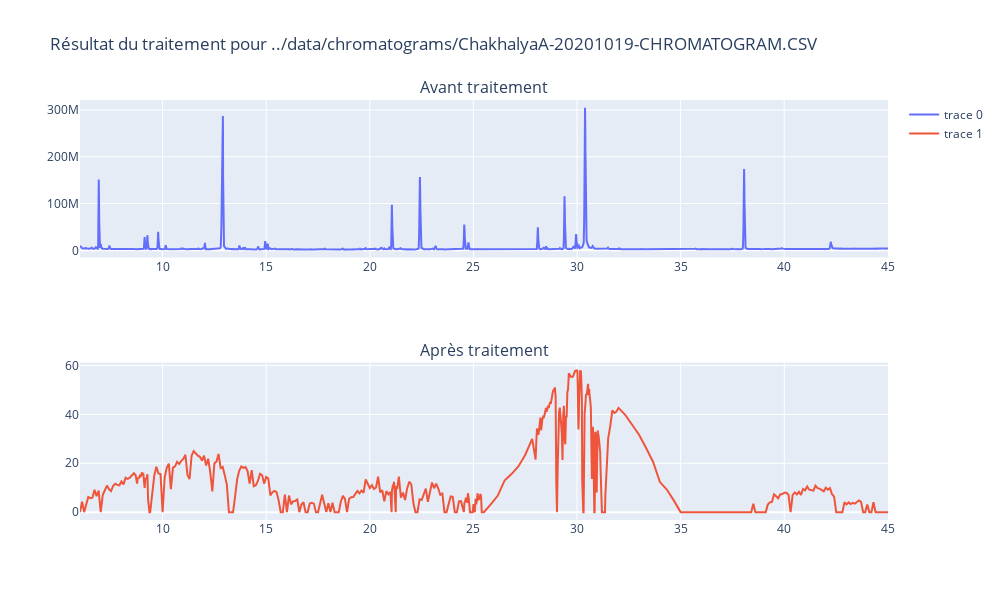
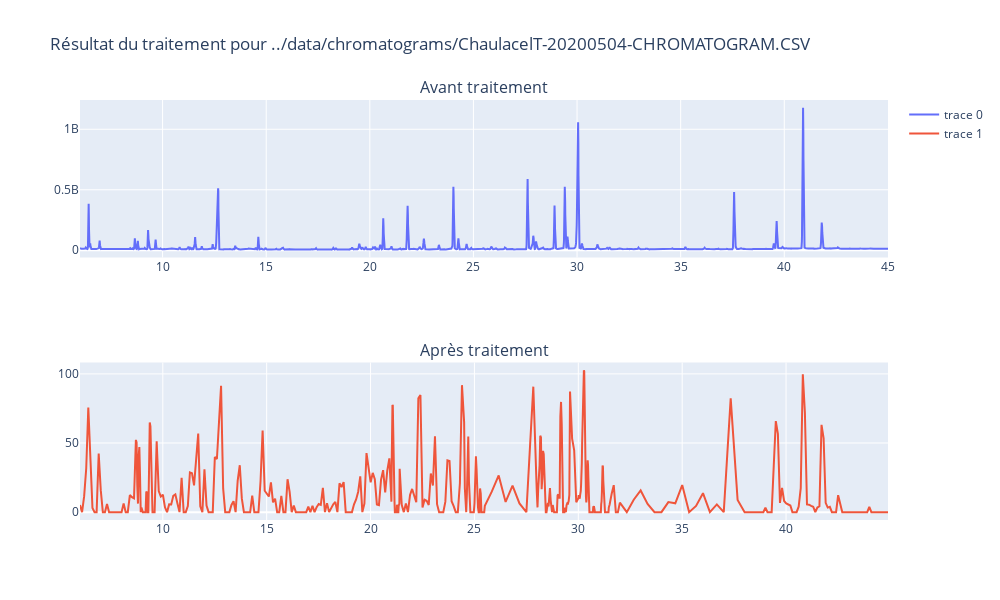
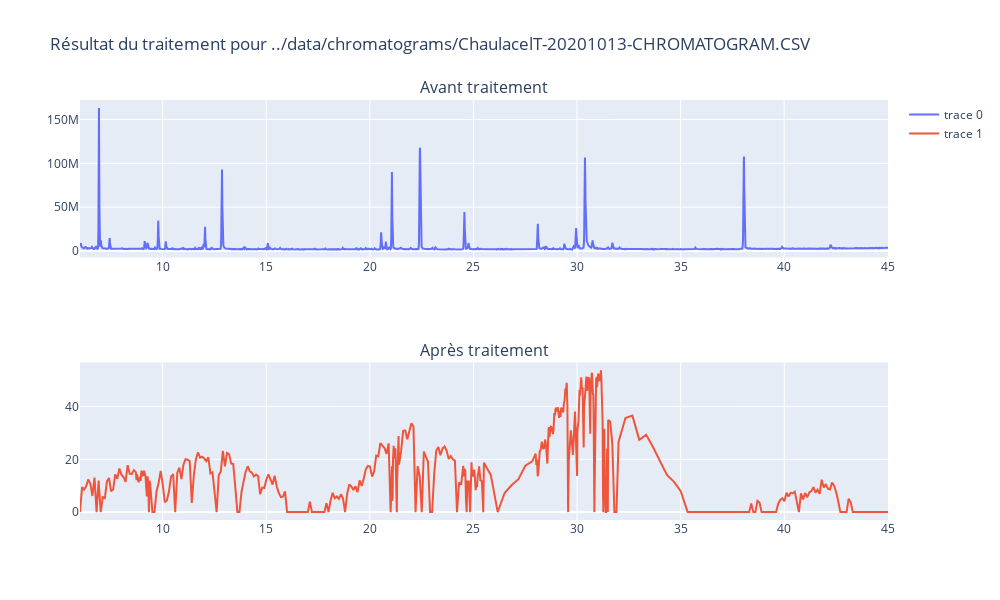
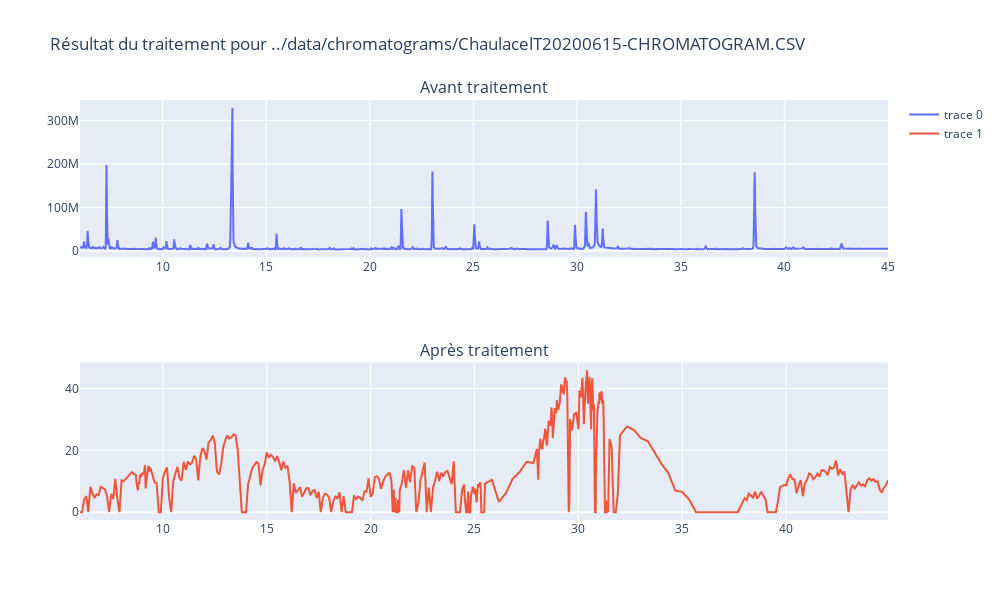

The notebook cell these images were saved under, in order:
### Markdown cell above
Comparaison de données brutes avec les données traitées sur `nb_plot` exemples :

### Code cell
files = [f for f in listdir(PATH) if f.endswith(".csv") or f.endswith(".CSV")]
print('Nombre de fichier détectés : ', len(files))

# attention AlemA en double (1seul sur l'ordi donc on met en double les pics)

#value = tools.compareCurves()
i=0
for file in files[90:90+nb_plot]:
    file_path = join(PATH, file) # on récupère le chemin relatif du fichier

    df = tools.readCSV(file_path)  # données brutes
    # réduction de l'intervalle
    df = df.drop(df[df.index > tools.INTERVAL[1]].index)
    df = df.drop(df[df.index < tools.INTERVAL[0]].index)

    if (i < len(tools.SPIKES_LIST)):
        df = tools.alignSpikes(df, [23.083, 24.292, 38.614])#tools.SPIKES_LIST[i])
        newdf = tools.readAndAdaptDataFromCSV(PATH, file, tools.SPIKES_LIST[i]).df # données traitées
    else :
        df = tools.alignSpikes(df, [23.083, 24.292, 38.614])#tools.SPIKES)
        newdf = tools.readAndAdaptDataFromCSV(PATH, file).df
        
    print(len(newdf))
    fig = make_subplots(rows = 2, cols=1, subplot_titles=['Avant traitement', 'Après traitement'])
    fig.add_trace(go.Scatter(x=df.index, y=df["values"], mode='lines'), row=1, col=1)
    fig.add_trace(go.Scatter(x=newdf.index, y=newdf["values"], mode='lines'), row=2, col=1)
    fig.update_layout(height=600, width=1000, title_text="Résultat du traitement pour " + file_path)
    fig.show()
    i+=1

### Figure 1 — Plotly figure (JSON) as saved in the notebook; plotly's stock layout.template omitted (floating-point values rounded to 4 significant figures; data arrays with more than 128 entries replaced by an {"elided": "..."} marker saying what was removed)
{"data": [{"mode": "lines", "type": "scatter", "x": {"elided": "6605 float values"}, "xaxis": "x", "y": {"elided": "6605 int values"}, "yaxis": "y"}, {"mode": "lines", "type": "scatter", "x": {"elided": "493 float values"}, "xaxis": "x2", "y": {"elided": "493 float values"}, "yaxis": "y2"}], "layout": {"annotations": [{"font": {"size": 16}, "showarrow": false, "text": "Avant traitement", "x": 0.5, "xanchor": "center", "xref": "paper", "y": 1, "yanchor": "bottom", "yref": "paper"}, {"font": {"size": 16}, "showarrow": false, "text": "Après traitement", "x": 0.5, "xanchor": "center", "xref": "paper", "y": 0.375, "yanchor": "bottom", "yref": "paper"}], "height": 600, "title": {"text": "Résultat du traitement pour ../data/chromatograms/ChakhalyaA-20201019-CHROMATOGRAM.CSV"}, "width": 1000, "xaxis": {"anchor": "y", "domain": [0, 1]}, "xaxis2": {"anchor": "y2", "domain": [0, 1]}, "yaxis": {"anchor": "x", "domain": [0.625, 1]}, "yaxis2": {"anchor": "x2", "domain": [0, 0.375]}}}

### Figure 2 — Plotly figure (JSON) as saved in the notebook; plotly's stock layout.template omitted (floating-point values rounded to 4 significant figures; data arrays with more than 128 entries replaced by an {"elided": "..."} marker saying what was removed)
{"data": [{"mode": "lines", "type": "scatter", "x": {"elided": "6605 float values"}, "xaxis": "x", "y": {"elided": "6605 int values"}, "yaxis": "y"}, {"mode": "lines", "type": "scatter", "x": {"elided": "492 float values"}, "xaxis": "x2", "y": {"elided": "492 float values"}, "yaxis": "y2"}], "layout": {"annotations": [{"font": {"size": 16}, "showarrow": false, "text": "Avant traitement", "x": 0.5, "xanchor": "center", "xref": "paper", "y": 1, "yanchor": "bottom", "yref": "paper"}, {"font": {"size": 16}, "showarrow": false, "text": "Après traitement", "x": 0.5, "xanchor": "center", "xref": "paper", "y": 0.375, "yanchor": "bottom", "yref": "paper"}], "height": 600, "title": {"text": "Résultat du traitement pour ../data/chromatograms/ChaulacelT-20200504-CHROMATOGRAM.CSV"}, "width": 1000, "xaxis": {"anchor": "y", "domain": [0, 1]}, "xaxis2": {"anchor": "y2", "domain": [0, 1]}, "yaxis": {"anchor": "x", "domain": [0.625, 1]}, "yaxis2": {"anchor": "x2", "domain": [0, 0.375]}}}

### Figure 3 — Plotly figure (JSON) as saved in the notebook; plotly's stock layout.template omitted (floating-point values rounded to 4 significant figures; data arrays with more than 128 entries replaced by an {"elided": "..."} marker saying what was removed)
{"data": [{"mode": "lines", "type": "scatter", "x": {"elided": "6608 float values"}, "xaxis": "x", "y": {"elided": "6608 int values"}, "yaxis": "y"}, {"mode": "lines", "type": "scatter", "x": {"elided": "493 float values"}, "xaxis": "x2", "y": {"elided": "493 float values"}, "yaxis": "y2"}], "layout": {"annotations": [{"font": {"size": 16}, "showarrow": false, "text": "Avant traitement", "x": 0.5, "xanchor": "center", "xref": "paper", "y": 1, "yanchor": "bottom", "yref": "paper"}, {"font": {"size": 16}, "showarrow": false, "text": "Après traitement", "x": 0.5, "xanchor": "center", "xref": "paper", "y": 0.375, "yanchor": "bottom", "yref": "paper"}], "height": 600, "title": {"text": "Résultat du traitement pour ../data/chromatograms/ChaulacelT-20201013-CHROMATOGRAM.CSV"}, "width": 1000, "xaxis": {"anchor": "y", "domain": [0, 1]}, "xaxis2": {"anchor": "y2", "domain": [0, 1]}, "yaxis": {"anchor": "x", "domain": [0.625, 1]}, "yaxis2": {"anchor": "x2", "domain": [0, 0.375]}}}

### Figure 4 — Plotly figure (JSON) as saved in the notebook; plotly's stock layout.template omitted (floating-point values rounded to 4 significant figures; data arrays with more than 128 entries replaced by an {"elided": "..."} marker saying what was removed)
{"data": [{"mode": "lines", "type": "scatter", "x": {"elided": "6606 float values"}, "xaxis": "x", "y": {"elided": "6606 int values"}, "yaxis": "y"}, {"mode": "lines", "type": "scatter", "x": {"elided": "492 float values"}, "xaxis": "x2", "y": {"elided": "492 float values"}, "yaxis": "y2"}], "layout": {"annotations": [{"font": {"size": 16}, "showarrow": false, "text": "Avant traitement", "x": 0.5, "xanchor": "center", "xref": "paper", "y": 1, "yanchor": "bottom", "yref": "paper"}, {"font": {"size": 16}, "showarrow": false, "text": "Après traitement", "x": 0.5, "xanchor": "center", "xref": "paper", "y": 0.375, "yanchor": "bottom", "yref": "paper"}], "height": 600, "title": {"text": "Résultat du traitement pour ../data/chromatograms/ChaulacelT20200615-CHROMATOGRAM.CSV"}, "width": 1000, "xaxis": {"anchor": "y", "domain": [0, 1]}, "xaxis2": {"anchor": "y2", "domain": [0, 1]}, "yaxis": {"anchor": "x", "domain": [0.625, 1]}, "yaxis2": {"anchor": "x2", "domain": [0, 0.375]}}}
